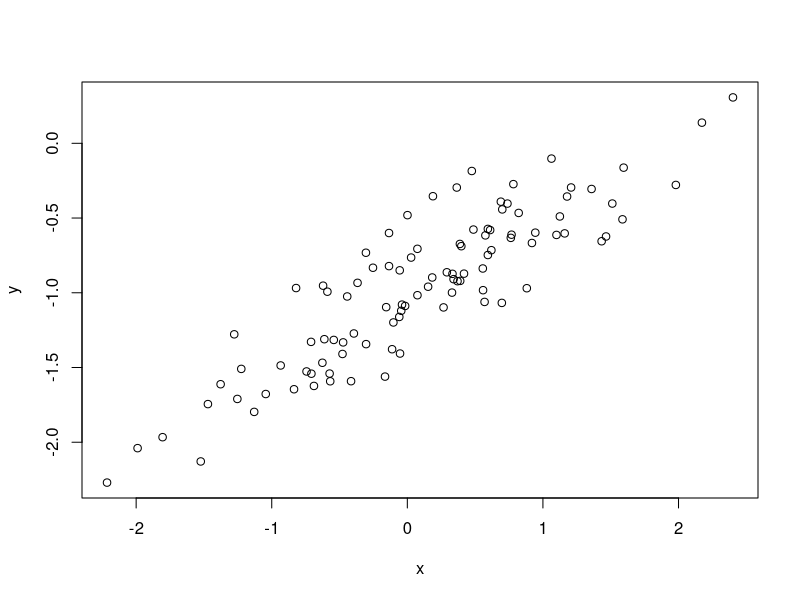
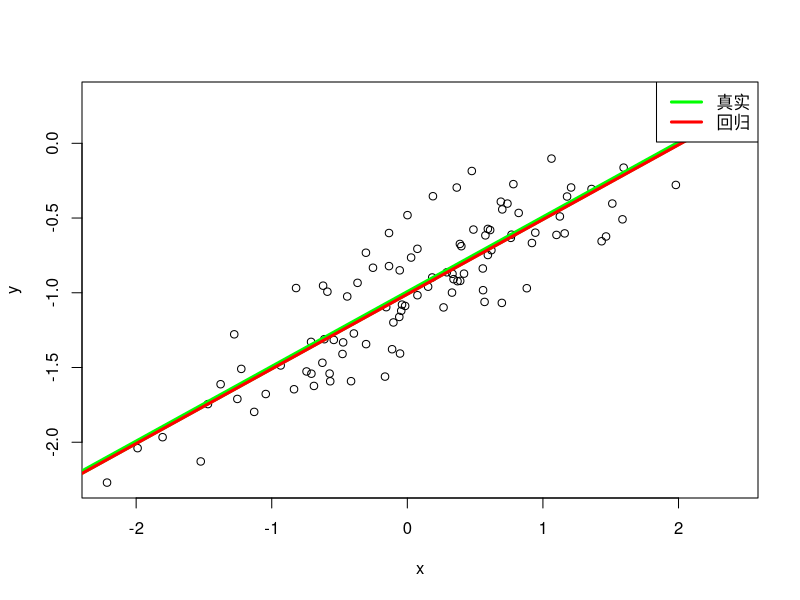
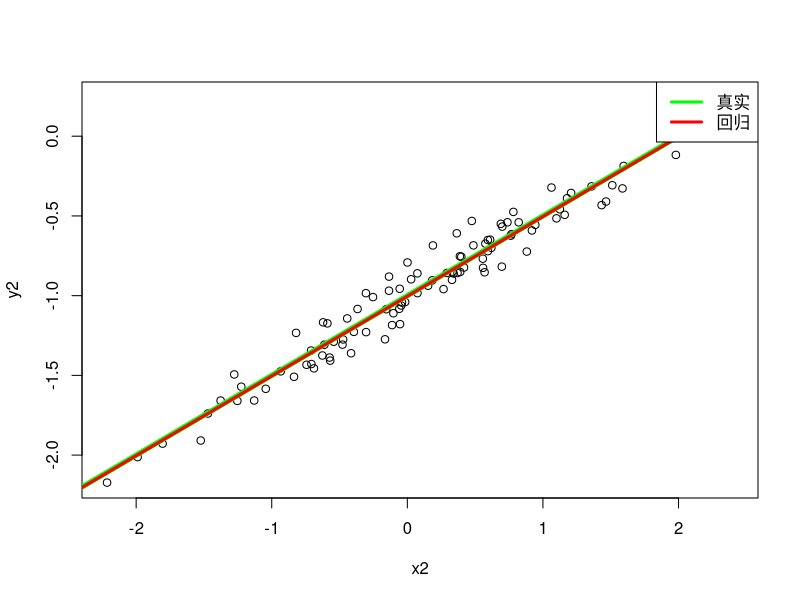
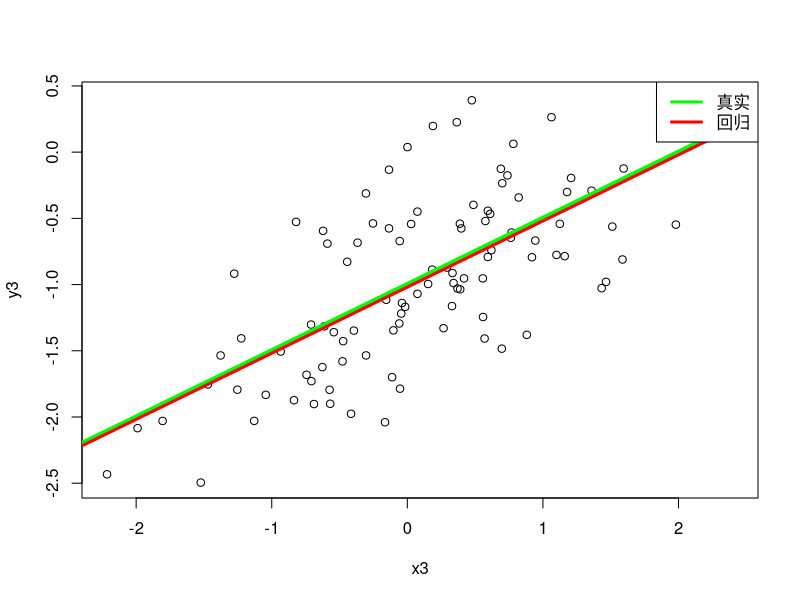

These figures' R source, in order:
# 13.(a)
set.seed(1)
x = rnorm(100) # 创建包含100个服从N(0,1)分布的观测

# 13.(b)
eps = rnorm(100, 0, 0.25) # 创建包含100个服从N(0,0.25)分布的观测
eps # 展示eps

# 13.(c)
y = -1 + 0.5 * x + eps # β0=-1，β1=0.5
length(y) # 长度100

# 13.(d)
par(mfrow = c(1, 1))
plot(x, y)
## 可以看出y与x成线性正相关的关系

# 13.(e)
lm_y_x = lm(y ~ x)
summary(lm_y_x)
## β0^=-1.00942 β1^=0.49973 与 β0=-1，β1=0.5 几乎相等

# 13.(f)
par(mfrow = c(1, 1))
plot(x, y)
abline(-1, 0.5, lwd = 5, col = "green") # 在图中添加真实的直线，截距为-1，斜率为0.5，线宽为5，颜色为绿色
abline(lm_y_x, lwd = 3, col = "red") # 在图中添加回归直线，使用 lm_y_x 模型，线宽为3，颜色为红色
legend("topright", legend = c("真实", "回归"), col = c("green", "red"), lwd = 3) # 添加图例，位置在右上角，说明绿色线代表“真实”关系，红色线代表“回归”关系，线宽均为3

# 13.(g)
lm_x2_y = lm(y ~ x + I(x ^ 2)) # 拟合包含 x 和 x^2 的线性模型
summary(lm_x2_y)
## 尽管多项式回归模型的 R-squared 和 Adjusted R-squared 略高，但提升并不显著。二次项 I(x^2) 的 Estimate 为 -0.02973，p 值为 0.164，明显大于 0.05，这表明二次项在统计上不显著。

# 13.(h)
set.seed(1)
x2 = rnorm(100)
eps2 = rnorm(100, 0, 0.1)
y2 = -1 + 0.5 * x2 + eps2
lm_y_x_2 = lm(y2 ~ x2)
summary(lm_y_x_2)
par(mfrow = c(1, 1))
plot(x2, y2)
abline(-1, 0.5, lwd = 5, col = "green")
abline(lm_y_x_2, lwd = 3, col = "red")
legend("topright", legend = c("真实", "回归"), col = c("green", "red"), lwd = 3)
## 从R方值的增大和图像可以看出拟合效果更好了

# 13.(i)
set.seed(1)
x3 = rnorm(100)
eps3 = rnorm(100, 0, 0.5)
y3 = -1 + 0.5 * x2 + eps3
lm_y_x_3 = lm(y3 ~ x3)
summary(lm_y_x_3)
par(mfrow = c(1, 1))
plot(x3, y3)
abline(-1, 0.5, lwd = 5, col = "green")
abline(lm_y_x_3, lwd = 3, col = "red")
legend("topright", legend = c("真实", "回归"), col = c("green", "red"), lwd = 3)
## 从R方值的减小和图像可以看出拟合效果更差了

# 13.(j)
confint(lm_y_x)
confint(lm_y_x_2) # 噪声降低，置信区间更小
confint(lm_y_x_3) # 噪声提高，置信区间更大
